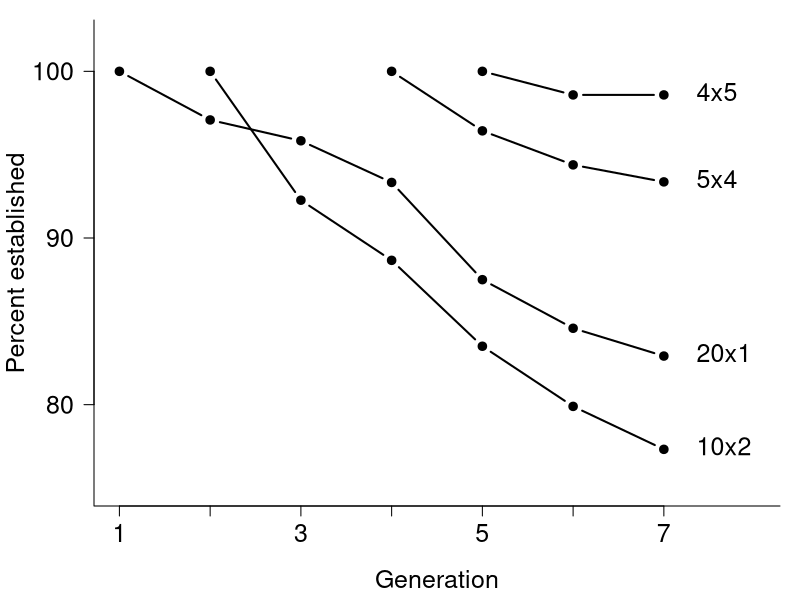
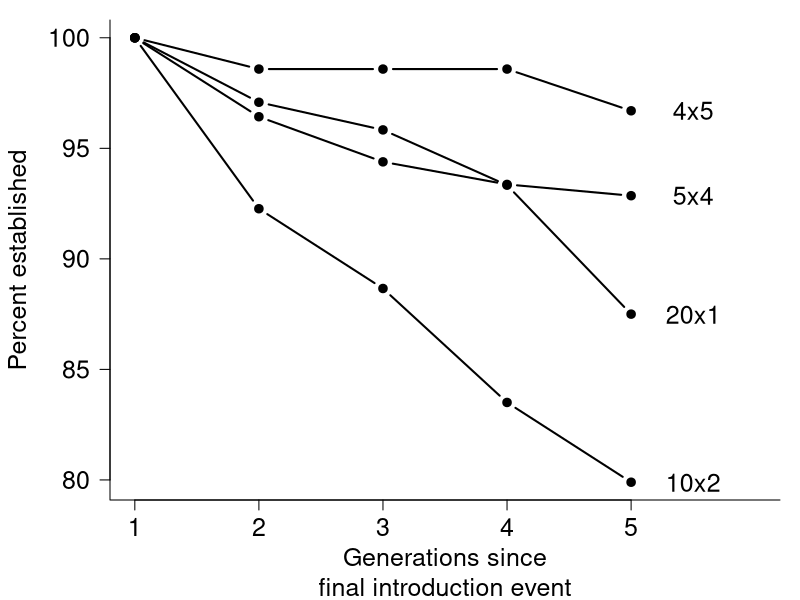

Write the R code that produced these figures, in order.
### Title: establishment-through-time

#### Load libraries ####
# Clear environment if necessary
# rm(list=ls())

library(tidyr)
library(dplyr)
library(viridis)

#### Read experiment data ####
b <- read.csv("data/clean-establishment-data.csv", stringsAsFactors = FALSE) %>%
  filter(gap == FALSE) %>%
  select(ID, size, number, extant1, extant2, extant3, extant4, extant5, extant6, extant7, extant8, extant9) %>%
  gather(key = generation, value = extant, -c(1, 2, 3)) %>%
  group_by(size, number, generation) %>%
  summarize(establish_prop = mean(extant)) %>%
  spread(key = generation, value = establish_prop) %>%
  mutate(intro_regime = paste(size, number, sep = "x")) %>%
  ungroup() %>%
  arrange(number) %>%
  select(12, 3:11) %>%
  as.data.frame()
b

# Set the time points where populations were sustained by additinoal introductions to NA so they don't plot
b[2, 2] <- NA
b[3, 2:4] <- NA
b[4, 2:5] <- NA

#### Through 7 generations ####
pdf("figures/experiment-time-series-establishment-proportion-absolute-time-type-seven-generations.pdf", height=5, width=6)
par(mar = c(4.7, 4.7, 1, 1), family = "Helvetica", mgp = c(3.3, 1, 0))

matplot(x = 1:7, y = 100 * t(b[, c(-1, -9, -10)]), 
        lty = 1, 
        pch = 19, 
        lwd = 2, 
        col = 1, 
        type = "b", 
        xlab = "Generation", 
        ylab = "Percent established", 
        xaxt = "n", 
        yaxt = "n", 
        xlim = c(1, 8), 
        ylim = c(75, 102),
        bty = "L",
        cex.lab = 1.5)

axis(side = 1, at = 1:7, labels = c(1, NA, 3, NA, 5, NA, 7), cex.axis = 1.5)
axis(side = 2, at = c(80, 90, 100), las = 1, cex.axis = 1.5)

text(x = 7.25, y = 100 * b[, 8], labels = b[, 1], cex = 1.5, pos = 4)

dev.off()

#### Through all 9 generations ####
# pdf("figures/experiment-time-series-establishment-proportion-absolute-time-type.pdf", height=5, width=6)
# par(mar = c(4.7, 4.7, 1, 1), family = "Helvetica", mgp = c(3.3, 1, 0))
# 
# matplot(x = 1:9, y = 100*t(b[, -1]), 
#         lty = 1, 
#         pch = 19, 
#         lwd = 2, 
#         col = 1, 
#         type = "b", 
#         xlab = "Generation", 
#         ylab = "Percent established", 
#         xaxt = "n", 
#         yaxt = "n", 
#         xlim = c(1, 10.5), 
#         ylim = c(69, 102),
#         bty = "L",
#         cex.lab = 1.5)
# 
# axis(side = 1, at = 1:9, labels = c(1, NA, 3, NA, 5, NA, 7, NA, 9), cex.axis = 1.5)
# axis(side = 2, at = c(70, 80, 90, 100), las = 1, cex.axis = 1.5)
# 
# text(x = 10, y = 100 * b[, ncol(b)], labels = b[, 1], cex = 1.5)
# 
# dev.off()


#### Establishment when assessed at relative time points ####

b <- read.csv("data/clean-establishment-data.csv", stringsAsFactors = FALSE) %>%
  filter(gap == FALSE) %>%
  select(ID, size, number, extant_1_after, extant_2_after, extant_3_after, extant_4_after, extant_5_after) %>%
  gather(key = generation, value = extant, -c(1, 2, 3)) %>%
  group_by(size, number, generation) %>%
  summarize(establish_prop = mean(extant)) %>%
  spread(key = generation, value = establish_prop) %>%
  mutate(intro_regime = paste(size, number, sep = "x")) %>%
  ungroup() %>%
  arrange(number) %>%
  select(ncol(.), 3:(ncol(.)-1)) %>%
  as.data.frame()
b

pdf("figures/experiment-time-series-establishment-proportion-relative-time-type.pdf", height=5, width=6)
par(mar = c(5, 5.5, 1, 1), family = "Helvetica", mgp = c(4, 1, 0))

matplot(x = 1:5, y = 100*t(b[, -1]), 
        lty = 1, 
        pch = 19, 
        lwd = 2, 
        col = 1, 
        type = "b", 
        xlab = "Generations since\nfinal introduction event", 
        ylab = "Percent established", 
        xaxt = "n", 
        yaxt = "n", 
        xlim = c(1, 6), 
        bty = "L",
        cex.lab = 1.5)

axis(side = 1, at = 1:5, cex.axis = 1.5)
axis(side = 2, las = 1, cex.axis = 1.5)
text(x = 5.5, y = 100 * b[, ncol(b)], labels = b[, 1], cex = 1.5)
dev.off()
